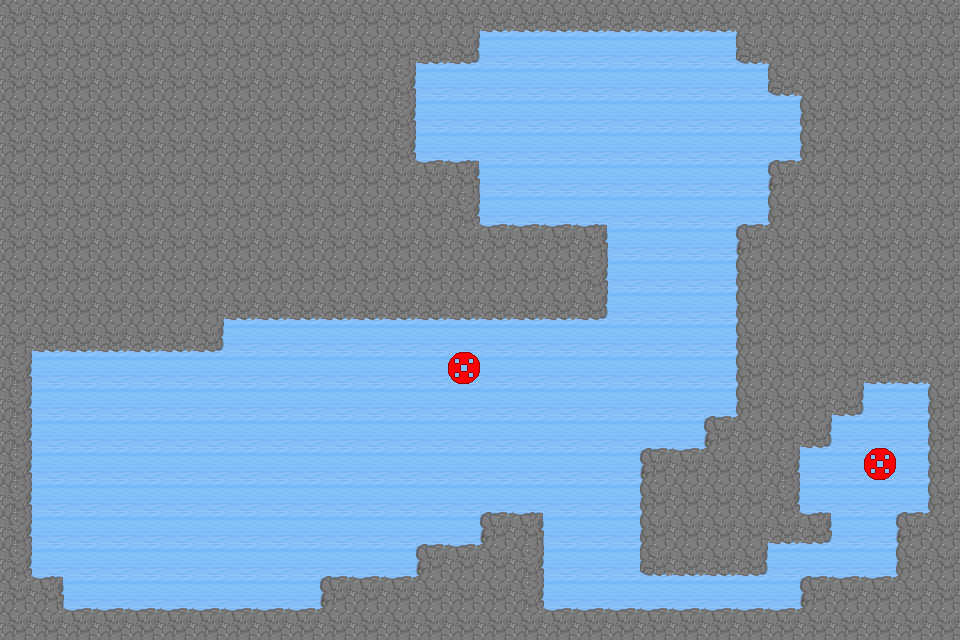

Rendered tile map (Tiled .tmx) drawn with the repository's tilesets; below, a short description and the map source with its tile grids summarised:
An orthogonal 30x20 tile map with 32x32 px tiles, 2 tile layers (Water, Environment) and 36 objects (3x debris, 2x sinkableWall, 2x lever, victoryZone, battleBoat, ...).

<map version="1.0" orientation="orthogonal" renderorder="right-down" width="30" height="20" tilewidth="32" tileheight="32" nextobjectid="53">
 <properties>
  <property name="levelTitle" value="Level 2" />
  <property name="nextLevel" value="level3" />
 </properties>
 <tileset firstgid="1" source="environment.tsx" />
 <layer name="Water" width="30" height="20">
  <data>[600 cells, 600 non-empty, 1 distinct tile ids]</data>
 </layer>
 <layer name="Environment" width="30" height="20">
  <data>[600 cells, 343 non-empty, 11 distinct tile ids]</data>
 </layer>
 <objectgroup color="#ff0000" name="EnvironmentObjects">
  <object id="4" name="sinkableWall" x="608" y="256" width="128" height="32">
   <properties>
    <property name="image" value="canalHorz" />
    <property name="wall_id" value="2" />
   </properties>
  </object>
  <object id="6" name="sinkableWall" x="544" y="512" width="96" height="32">
   <properties>
    <property name="image" value="canalHorz" />
    <property name="wall_id" value="1" />
   </properties>
  </object>
  <object id="7" name="lever" x="448" y="352" width="32" height="32">
   <properties>
    <property name="connected_wall_id" value="1" />
   </properties>
  </object>
  <object id="8" name="lever" x="864" y="448" width="32" height="32">
   <properties>
    <property name="connected_wall_id" value="2" />
   </properties>
  </object>
  <object id="13" name="victoryZone" x="96" y="416" width="64" height="96" />
  <object id="41" name="debris" x="736" y="576" width="32" height="32">
   <properties>
    <property name="connected_wall_id" value="1" />
   </properties>
  </object>
  <object id="42" name="debris" x="768" y="544" width="32" height="32">
   <properties>
    <property name="connected_wall_id" value="1" />
   </properties>
  </object>
  <object id="43" name="debris" x="800" y="544" width="32" height="32">
   <properties>
    <property name="connected_wall_id" value="1" />
   </properties>
  </object>
 </objectgroup>
 <objectgroup color="#55ff00" name="Entities">
  <object id="50" name="battleBoat" x="256" y="480" width="62" height="62">
   <ellipse />
  </object>
  <object id="51" name="tugBoat" x="320" y="384" width="30" height="30">
   <ellipse />
  </object>
  <object id="52" name="victimBoat" x="576" y="128" width="30" height="30">
   <ellipse />
  </object>
 </objectgroup>
 <objectgroup name="collisionLayer">
  <object id="15" x="0" y="0" width="416" height="320" />
  <object id="16" x="416" y="160" width="64" height="160" />
  <object id="17" x="480" y="224" width="128" height="96" />
  <object id="18" x="0" y="320" width="224" height="32" />
  <object id="19" x="0" y="352" width="32" height="288" />
  <object id="20" x="32" y="576" width="32" height="64" />
  <object id="21" x="64" y="608" width="896" height="32" />
  <object id="22" x="320" y="576" width="96" height="32" />
  <object id="23" x="416" y="544" width="64" height="64" />
  <object id="24" x="480" y="512" width="64" height="96" />
  <object id="25" x="640" y="448" width="128" height="128" />
  <object id="26" x="704" y="416" width="128" height="32" />
  <object id="27" x="736" y="224" width="128" height="192" />
  <object id="28" x="864" y="224" width="96" height="160" />
  <object id="29" x="928" y="384" width="32" height="224" />
  <object id="30" x="896" y="512" width="32" height="96" />
  <object id="31" x="800" y="576" width="96" height="32" />
  <object id="32" x="768" y="512" width="64" height="32" />
  <object id="33" x="768" y="448" width="32" height="64" />
  <object id="34" x="416" y="0" width="64" height="64" />
  <object id="35" x="480" y="0" width="256" height="32" />
  <object id="36" x="736" y="0" width="224" height="64" />
  <object id="37" x="768" y="64" width="192" height="32" />
  <object id="38" x="800" y="96" width="160" height="128" />
  <object id="39" x="768" y="160" width="32" height="64" />
 </objectgroup>
</map>
